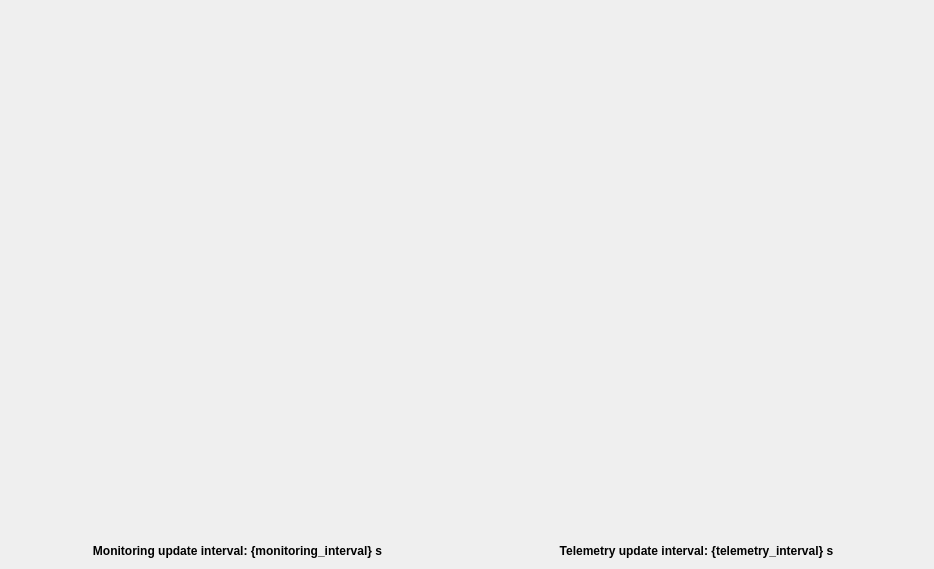
<?xml version="1.0" encoding="UTF-8"?>
<ui version="4.0">
 <class>Form</class>
 <widget class="QWidget" name="Form">
  <property name="geometry">
   <rect>
    <x>0</x>
    <y>0</y>
    <width>934</width>
    <height>569</height>
   </rect>
  </property>
  <property name="windowTitle">
   <string>Monitoring - KalAO</string>
  </property>
  <layout class="QGridLayout" name="gridLayout" rowstretch="1,0">
   <item row="0" column="0" colspan="2">
    <layout class="QHBoxLayout" name="data_layout"/>
   </item>
   <item row="1" column="0">
    <widget class="KalAOLabel" name="monitoring_label">
     <property name="font">
      <font>
       <bold>true</bold>
      </font>
     </property>
     <property name="text">
      <string>Monitoring update interval: {monitoring_interval} s</string>
     </property>
     <property name="alignment">
      <set>Qt::AlignCenter</set>
     </property>
    </widget>
   </item>
   <item row="1" column="1">
    <widget class="KalAOLabel" name="telemetry_label">
     <property name="font">
      <font>
       <bold>true</bold>
      </font>
     </property>
     <property name="text">
      <string>Telemetry update interval: {telemetry_interval} s</string>
     </property>
     <property name="alignment">
      <set>Qt::AlignCenter</set>
     </property>
    </widget>
   </item>
  </layout>
 </widget>
 <customwidgets>
  <customwidget>
   <class>KalAOLabel</class>
   <extends>QLabel</extends>
   <header>kalao</header>
  </customwidget>
 </customwidgets>
 <resources/>
 <connections/>
</ui>
